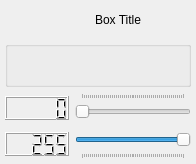
<?xml version="1.0" encoding="UTF-8"?>
<ui version="4.0">
 <class>Box</class>
 <widget class="QWidget" name="Box">
  <property name="geometry">
   <rect>
    <x>0</x>
    <y>0</y>
    <width>196</width>
    <height>164</height>
   </rect>
  </property>
  <property name="windowTitle">
   <string>Form</string>
  </property>
  <layout class="QGridLayout" name="gridLayout">
   <property name="margin">
    <number>5</number>
   </property>
   <item row="0" column="0">
    <layout class="QVBoxLayout" name="verticalLayout_2">
     <item>
      <layout class="QHBoxLayout" name="horizontalLayout_3" stretch="0,0,0">
       <property name="sizeConstraint">
        <enum>QLayout::SetFixedSize</enum>
       </property>
       <item>
        <spacer name="horizontalSpacer">
         <property name="orientation">
          <enum>Qt::Horizontal</enum>
         </property>
         <property name="sizeType">
          <enum>QSizePolicy::Preferred</enum>
         </property>
         <property name="sizeHint" stdset="0">
          <size>
           <width>118</width>
           <height>30</height>
          </size>
         </property>
        </spacer>
       </item>
       <item>
        <widget class="QLabel" name="titleLabel">
         <property name="sizePolicy">
          <sizepolicy hsizetype="Preferred" vsizetype="Fixed">
           <horstretch>0</horstretch>
           <verstretch>0</verstretch>
          </sizepolicy>
         </property>
         <property name="minimumSize">
          <size>
           <width>0</width>
           <height>30</height>
          </size>
         </property>
         <property name="maximumSize">
          <size>
           <width>16777215</width>
           <height>30</height>
          </size>
         </property>
         <property name="text">
          <string>Box Title</string>
         </property>
         <property name="alignment">
          <set>Qt::AlignCenter</set>
         </property>
        </widget>
       </item>
       <item>
        <spacer name="horizontalSpacer_2">
         <property name="orientation">
          <enum>Qt::Horizontal</enum>
         </property>
         <property name="sizeType">
          <enum>QSizePolicy::Preferred</enum>
         </property>
         <property name="sizeHint" stdset="0">
          <size>
           <width>78</width>
           <height>30</height>
          </size>
         </property>
        </spacer>
       </item>
      </layout>
     </item>
     <item>
      <widget class="QGroupBox" name="frameGroupBox">
       <property name="sizePolicy">
        <sizepolicy hsizetype="Expanding" vsizetype="Expanding">
         <horstretch>0</horstretch>
         <verstretch>0</verstretch>
        </sizepolicy>
       </property>
       <property name="title">
        <string/>
       </property>
      </widget>
     </item>
     <item>
      <layout class="QVBoxLayout" name="verticalLayout">
       <item>
        <layout class="QHBoxLayout" name="horizontalLayout">
         <item>
          <widget class="QLCDNumber" name="min2maxLcdNumber">
           <property name="sizePolicy">
            <sizepolicy hsizetype="Fixed" vsizetype="Fixed">
             <horstretch>0</horstretch>
             <verstretch>0</verstretch>
            </sizepolicy>
           </property>
           <property name="minimumSize">
            <size>
             <width>64</width>
             <height>24</height>
            </size>
           </property>
           <property name="maximumSize">
            <size>
             <width>64</width>
             <height>24</height>
            </size>
           </property>
           <property name="font">
            <font>
             <family>Courier</family>
             <weight>75</weight>
             <bold>true</bold>
            </font>
           </property>
          </widget>
         </item>
         <item>
          <widget class="QSlider" name="min2maxSlider">
           <property name="minimumSize">
            <size>
             <width>0</width>
             <height>30</height>
            </size>
           </property>
           <property name="maximumSize">
            <size>
             <width>16777215</width>
             <height>30</height>
            </size>
           </property>
           <property name="maximum">
            <number>255</number>
           </property>
           <property name="pageStep">
            <number>5</number>
           </property>
           <property name="orientation">
            <enum>Qt::Horizontal</enum>
           </property>
           <property name="tickPosition">
            <enum>QSlider::TicksAbove</enum>
           </property>
          </widget>
         </item>
        </layout>
       </item>
       <item>
        <layout class="QHBoxLayout" name="horizontalLayout_2">
         <item>
          <widget class="QLCDNumber" name="max2minLcdNumber">
           <property name="sizePolicy">
            <sizepolicy hsizetype="Fixed" vsizetype="Fixed">
             <horstretch>0</horstretch>
             <verstretch>0</verstretch>
            </sizepolicy>
           </property>
           <property name="minimumSize">
            <size>
             <width>64</width>
             <height>24</height>
            </size>
           </property>
           <property name="maximumSize">
            <size>
             <width>64</width>
             <height>24</height>
            </size>
           </property>
           <property name="font">
            <font>
             <weight>75</weight>
             <bold>true</bold>
            </font>
           </property>
           <property name="intValue" stdset="0">
            <number>255</number>
           </property>
          </widget>
         </item>
         <item>
          <widget class="QSlider" name="max2minSlider">
           <property name="minimumSize">
            <size>
             <width>0</width>
             <height>30</height>
            </size>
           </property>
           <property name="maximumSize">
            <size>
             <width>16777215</width>
             <height>30</height>
            </size>
           </property>
           <property name="minimum">
            <number>0</number>
           </property>
           <property name="maximum">
            <number>255</number>
           </property>
           <property name="pageStep">
            <number>5</number>
           </property>
           <property name="value">
            <number>255</number>
           </property>
           <property name="sliderPosition">
            <number>255</number>
           </property>
           <property name="orientation">
            <enum>Qt::Horizontal</enum>
           </property>
           <property name="tickPosition">
            <enum>QSlider::TicksBelow</enum>
           </property>
           <property name="tickInterval">
            <number>0</number>
           </property>
          </widget>
         </item>
        </layout>
       </item>
      </layout>
     </item>
    </layout>
   </item>
  </layout>
 </widget>
 <resources/>
 <connections>
  <connection>
   <sender>min2maxSlider</sender>
   <signal>valueChanged(int)</signal>
   <receiver>min2maxLcdNumber</receiver>
   <slot>display(int)</slot>
   <hints>
    <hint type="sourcelabel">
     <x>287</x>
     <y>419</y>
    </hint>
    <hint type="destinationlabel">
     <x>47</x>
     <y>417</y>
    </hint>
   </hints>
  </connection>
  <connection>
   <sender>max2minSlider</sender>
   <signal>valueChanged(int)</signal>
   <receiver>max2minLcdNumber</receiver>
   <slot>display(int)</slot>
   <hints>
    <hint type="sourcelabel">
     <x>287</x>
     <y>459</y>
    </hint>
    <hint type="destinationlabel">
     <x>47</x>
     <y>460</y>
    </hint>
   </hints>
  </connection>
 </connections>
</ui>
